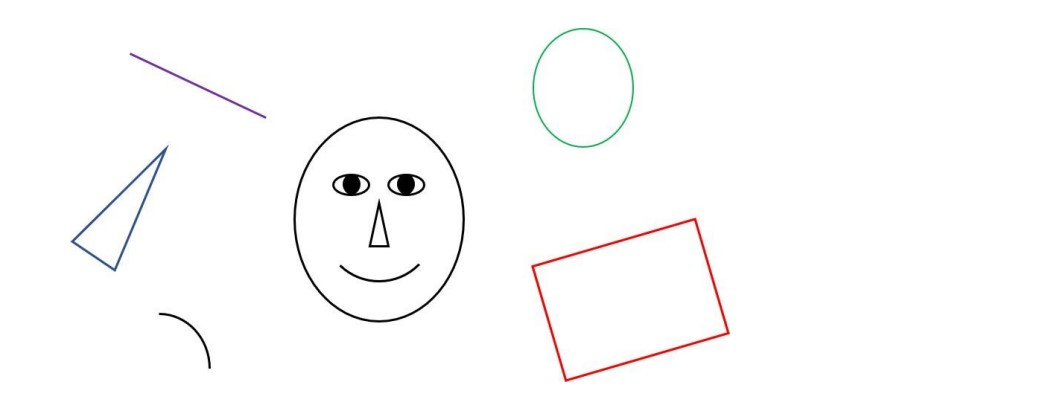
#> input picture Image3.jpeg, 1038 x 413 px
$ python main.py
#> lines starting #> are read from the running program, lines starting #| are printed output that depends on the picture; after the words box and inside, x2 and y2 are one past the last pixel; in counts of white or black regions, pixels touching at a corner belong together
import numpy as np
import cv2 as oc

Image = oc.imread('Image3.jpeg', oc.IMREAD_COLOR) # first read image
#> Image is the input picture: shape (413, 1038, 3); mean B, G, R 251.7, 251.7, 252
ImageGreyScale = oc.cvtColor(Image, oc.COLOR_BGR2GRAY) # then coverted it to grayscale
_, ImageThreshold = oc.threshold(ImageGreyScale, 220, 255, oc.THRESH_BINARY) # then applay the threshold
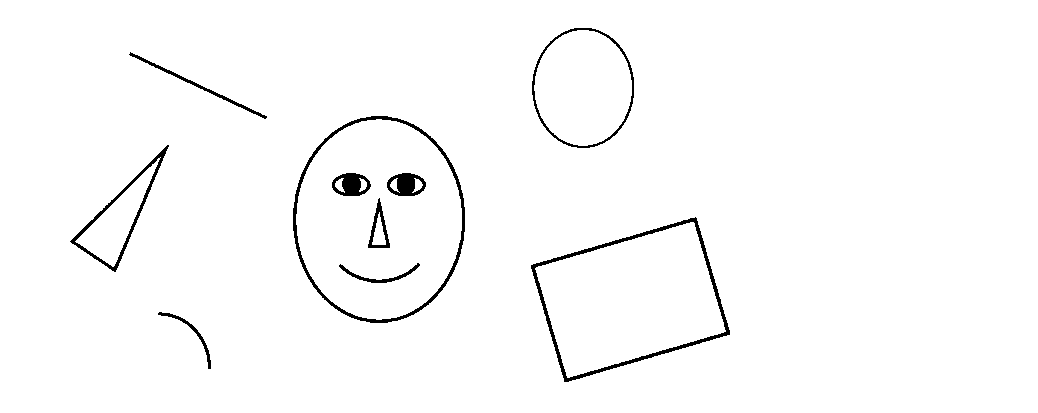
#> ImageThreshold: shape (413, 1038); 98.1% white; 10 black regions
ImageContours, hry = oc.findContours(ImageThreshold, oc.RETR_TREE, oc.CHAIN_APPROX_SIMPLE) # after that, i used the find counters function to get counters and hierarchy
#> ImageContours = 20 contours; largest, box (x1, y1, x2, y2) and area: (0, 0, 1038, 413) 427244, (292, 115, 466, 324) 28274, (296, 119, 462, 320) 25818, (530, 216, 731, 383) 21417, (535, 222, 726, 378) 18828; hry = 20 rows, first 6: [-1, -1, 1, -1], [2, -1, -1, 0], [4, 1, 3, 0], [-1, -1, -1, 2], [6, 2, 5, 0], [-1, -1, -1, 4]

# ----------------------------------------------------

def findNumberOfEdges(contourr):
    app = oc.approxPolyDP(contourr, 0.035 * oc.arcLength(contourr, True), True)
    numberofEdges = len(app)
    return numberofEdges

# ----------------------------------------------------

def findNumberOfNeighbors(i):
    funcNumberOfNeighbors = 0
    funcSon = hry[0][i][2]
    funcGrandKid = np.intc(hry[0][funcSon][2])
    funcNext = funcGrandKid
    while True:
        funcNext = np.intc(hry[0][funcNext][0])
        if funcNext == -1:
            break
        else:
            if oc.contourArea(ImageContours[funcNext]) > 100:
                funcNumberOfNeighbors += 1
    return funcNumberOfNeighbors

# ----------------------------------------------------

def findNumberOfApprovedShapes():
    numberOfShapes = 0
    for contour in ImageContours:
        if oc.contourArea(contour) >= 110:
            numberOfShapes += 1
        else:
            continue
#> this loop made 20 passes
#> contour on pass 1: [[0, 0], [0, 412], [1037, 412], [1037, 0]]
#> after the loop, numberOfShapes = 16
    return numberOfShapes
# ----------------------------------------------------
# make names global
names = ["" for y in range(findNumberOfApprovedShapes())]
#> names = ['', '', '', '', '', '', '', '', '', '', '', '', '', '', '', '']

# ----------------------------------------------------

def identifyShapes(choice):
#> called with choice = 1
    if choice == 1:
        index = -1
        approvedShapeIndex = 0

        for contour in ImageContours:
            index = index + 1
            parent = np.intc(hry[0][index][3])

            if oc.contourArea(contour) < 110 or parent != 0:
                continue
            else:
                son = hry[0][index][2]

                numberOfEdges = findNumberOfEdges(contour)
                numberOfNeighbors = findNumberOfNeighbors(index)
                if numberOfEdges > 5:
                    app = oc.approxPolyDP(contour, 0.035 * oc.arcLength(contour,True), True)
                    approxCircle = oc.approxPolyDP(contour, 0.01 * oc.arcLength(contour, True), True)
                    if son != -1:
                        if len(approxCircle) > 10:
                            if numberOfNeighbors <= 2:
                                names[approvedShapeIndex] = "CIRCLE"
                                app = oc.approxPolyDP(contour, 0.035 * oc.arcLength(contour, True), True)
                                xAxis, yAxis = app[0][0]
                                oc.putText(Image, names[approvedShapeIndex], (xAxis, yAxis - 5), oc.FONT_HERSHEY_DUPLEX, 0.5, (255, 0, 0), 1)
                            else:
                                names[approvedShapeIndex] = "FACE"
                                app = oc.approxPolyDP(contour, 0.035 * oc.arcLength(contour, True), True)
                                xAxis, yAxis = app[0][0]
                                oc.putText(Image, names[approvedShapeIndex], (xAxis, yAxis - 5), oc.FONT_HERSHEY_DUPLEX, 0.5, (255, 0, 0), 1)
                    else:
                        names[approvedShapeIndex] = "CURVE"
                        app = oc.approxPolyDP(contour, 0.035 * oc.arcLength(contour, True), True)
                        xAxis, yAxis = app[0][0]
                        oc.putText(Image, names[approvedShapeIndex], (xAxis, yAxis - 5), oc.FONT_HERSHEY_DUPLEX, 0.5, (255, 0, 0), 1)
                elif numberOfEdges < 3:
                    names[approvedShapeIndex] = "LINE"
                    app = oc.approxPolyDP(contour, 0.035 * oc.arcLength(contour, True), True)
                    xAxis, yAxis = app[0][0]
                    oc.putText(Image, names[approvedShapeIndex], (xAxis, yAxis - 5), oc.FONT_HERSHEY_DUPLEX, 0.5, (255, 0, 0), 1)
                elif numberOfEdges == 3:
                    names[approvedShapeIndex] = "TRIANGLE"
                    app = oc.approxPolyDP(contour, 0.035 * oc.arcLength(contour, True), True)
                    xAxis, yAxis = app[0][0]
                    oc.putText(Image, names[approvedShapeIndex], (xAxis, yAxis - 5), oc.FONT_HERSHEY_DUPLEX, 0.5, (255, 0, 0), 1)
                elif numberOfEdges == 4:

                    app = oc.approxPolyDP(contour, 0.035 * oc.arcLength(contour, True), True)
                    (x, y, w, h) = oc.boundingRect(app)
                    per = w / float(h)
                    if son != -1:
                        if numberOfNeighbors <= 2:
                            if oc.contourArea(contour) > 500:
                                if 0.95 <= per <= 1.05:
                                    names[approvedShapeIndex] = "SQUARE"
                                else:
                                    names[approvedShapeIndex] = "RECTANGLE"
                                xAxis, yAxis = app[0][0]
                                oc.putText(Image, names[approvedShapeIndex], (xAxis, yAxis - 5), oc.FONT_HERSHEY_DUPLEX, 0.5, (255, 0, 0), 1)
                        else:
                            names[approvedShapeIndex] = "FACE"
                            xAxis, yAxis = app[0][0]
                            oc.putText(Image, names[approvedShapeIndex], (xAxis, yAxis - 5), oc.FONT_HERSHEY_DUPLEX, 0.5, (255, 0, 0), 1)
                    else:
                        names[approvedShapeIndex] = "CURVE"
                        xAxis, yAxis = app[0][0]
                        oc.putText(Image, names[approvedShapeIndex], (xAxis, yAxis - 5), oc.FONT_HERSHEY_DUPLEX, 0.5, (255, 0, 0), 1)
                else:
                    names[approvedShapeIndex] = "CURVE"
                    app = oc.approxPolyDP(contour, 0.035 * oc.arcLength(contour, True), True)
                    xAxis, yAxis = app[0][0]
                    oc.putText(Image, names[approvedShapeIndex], (xAxis, yAxis - 5), oc.FONT_HERSHEY_DUPLEX, 0.5, (255, 0, 0), 1)

                approvedShapeIndex += 1
#> this loop made 20 passes
#> (parent, son, numberofEdges in findNumberOfEdges, numberOfEdges, funcSon in findNumberOfNeighbors, funcGrandKid in findNumberOfNeighbors) on passes 2 to 3: (0, -1, 4, 4, -1, -1), (0, 3, 4, 4, 3, -1)
#> (parent, son, numberofEdges in findNumberOfEdges, numberOfEdges, funcSon in findNumberOfNeighbors, funcGrandKid in findNumberOfNeighbors) on passes 5, 18: (0, 5, 3, 3, 5, -1), (0, -1, 2, 2, -1, -1)
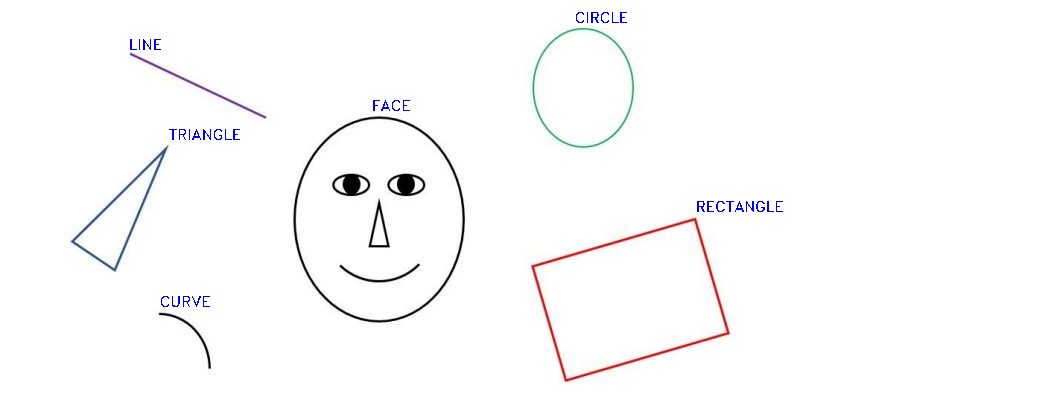
#> Image: shape (413, 1038, 3); 0.26% of pixels changed, all inside (x1, y1, x2, y2) = (130, 12, 783, 307)
#> after the loop, approvedShapeIndex = 6; index = 19; names = ['CURVE', 'RECTANGLE', 'TRIANGLE', 'FACE', 'LINE', 'CIRCLE', '', '', '', '', '', '', '', '', '', '']
    elif choice == -1:
        index = -1
        for o in range(findNumberOfApprovedShapes()):
            names[o] = ""
        approvedShapeIndex = 0

        for contour in ImageContours:
            index += 1
            parent = np.intc(hry[0][index][3])
            gf = np.intc(hry[0][parent][3])
            if oc.contourArea(contour) < 110 or gf <= 0:
                continue
            else:
                son = np.intc(hry[0][index][2])
                ggp = np.intc(hry[0][gf][3])
                numberOfEdges = findNumberOfEdges(contour)
                if numberOfEdges == 3:
                    if son != -1 and hry[0][son][2] == -1:
                        names[approvedShapeIndex] = "NOSE"
                        app = oc.approxPolyDP(contour, 0.035 * oc.arcLength(contour, True), True)
                        xAxis, yAxis = app[0][0]
                        oc.putText(Image, names[approvedShapeIndex], (xAxis - 3, yAxis + 8), oc.FONT_HERSHEY_DUPLEX, 0.5, (255, 0, 0), 1)
                elif numberOfEdges < 3:
                    if son == -1:
                        names[approvedShapeIndex] = "MOUTH"
                        app = oc.approxPolyDP(contour, 0.035 * oc.arcLength(contour, True), True)
                        xAxis, yAxis = app[0][0]
                        oc.putText(Image, names[approvedShapeIndex], (xAxis - 3, yAxis - 8), oc.FONT_HERSHEY_DUPLEX, 0.5, (255, 0, 0), 1)
                elif numberOfEdges == 4:
                    app = oc.approxPolyDP(contour, 0.035 * oc.arcLength(contour, True), True)
                    (x, y, w, h) = oc.boundingRect(app)
                    per = w / float(h)
                    if oc.contourArea(contour) > 500:
                        if 0.95 <= per <= 1.05:
                            names[approvedShapeIndex] = "Square"
                        else:
                            names[approvedShapeIndex] = "Rectangle"
                        app = oc.approxPolyDP(contour, 0.035 * oc.arcLength(contour, True), True)
                        xAxis, yAxis = app[0][0]
                        oc.putText(Image, names[approvedShapeIndex], (xAxis - 3, yAxis - 8), oc.FONT_HERSHEY_DUPLEX, 0.5, (255, 0, 0), 1)
                    else:
                        names[approvedShapeIndex] = "MOUTH"
                        app = oc.approxPolyDP(contour, 0.035 * oc.arcLength(contour, True), True)
                        xAxis, yAxis = app[0][0]
                        oc.putText(Image, names[approvedShapeIndex], (xAxis - 3, yAxis - 8), oc.FONT_HERSHEY_DUPLEX, 0.5, (255, 0, 0), 1)

                elif numberOfEdges > 5:
                    approxCircle = oc.approxPolyDP(contour, 0.01 * oc.arcLength(contour, True), True)
                    if len(approxCircle) > 9:
                        if son != -1 and ggp == 0 and oc.contourArea(contour) > 1200:
                            names[approvedShapeIndex] = "EYE"
                        elif son != -1 and ggp == 0 and 1000 < oc.contourArea(contour) < 1200:
                            names[approvedShapeIndex] = "MOUTH"
                        elif son != -1 and ggp == 0:
                            names[approvedShapeIndex] = "EYE"
                        elif son == -1 and ggp == 0:
                            names[approvedShapeIndex] = "EYE"
                        app = oc.approxPolyDP(contour, 0.035 * oc.arcLength(contour, True), True)
                        xAxis, yAxis = app[0][0]
                        oc.putText(Image, names[approvedShapeIndex], (xAxis - 3, yAxis - 8), oc.FONT_HERSHEY_DUPLEX, 0.5, (255, 0, 0), 1)
                approvedShapeIndex = approvedShapeIndex + 1
# ----------------------------------------------------
def doProcessing():
    identifyShapes(1)
    identifyShapes(-1)
#> call 2 of identifyShapes, with choice = -1
#> after the loop in identifyShapes (call 2), `for o in range(findNumberOfApprovedShapes()):`: names = ['', '', '', '', '', '', '', '', '', '', '', '', '', '', '', '']
#> the loop in identifyShapes (call 2), `for contour in ImageContours:` made 20 passes
#> (parent, gf, son, ggp, numberofEdges in findNumberOfEdges, numberOfEdges, x) on passes 1, 9: (-1, 18, 1, 0, 4, 4, 0), (7, 6, -1, 0, 4, 4, 338)
#> (parent, gf, son, ggp, numberofEdges in findNumberOfEdges, numberOfEdges, xAxis) on pass 10: (7, 6, 10, 0, 3, 3, 379)
#> after the loop in identifyShapes (call 2), `for contour in ImageContours:`:
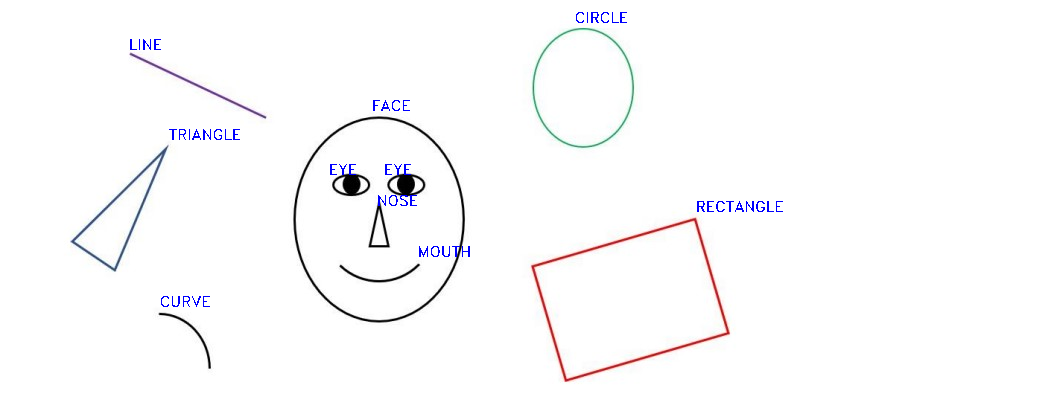
#> Image: shape (413, 1038, 3); 0.12% of pixels changed, all inside (x1, y1, x2, y2) = (330, 164, 470, 257)
#> after the loop in identifyShapes (call 2), `for contour in ImageContours:`: approvedShapeIndex = 6; index = 19; names = ['Rectangle', 'MOUTH', 'NOSE', '', 'EYE', 'EYE', '', '', '', '', '', '', '', '', '', '']
# ----------------------------------------------------
def revealFinalImage():
    oc.imshow('img', Image)
    oc.waitKey(0)
    oc.destroyAllWindows()
# ----------------------------------------------------
doProcessing()
revealFinalImage()

print("Tala Hamad 11924518 - Image Processing assignment #2")

$ run again, with Image1.jpeg copied over Image3.jpeg
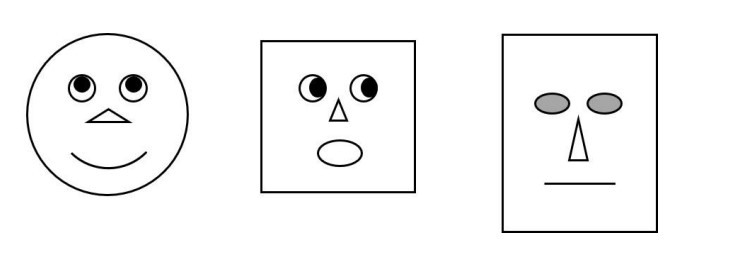
#> input picture Image1.jpeg, 741 x 271 px
#> Image is the input picture: shape (271, 741, 3); min 0, max 255, mean 245.6
#> `_, ImageThreshold = oc.threshold(ImageGreyScale, 220, 255, oc.THRESH_B..`:
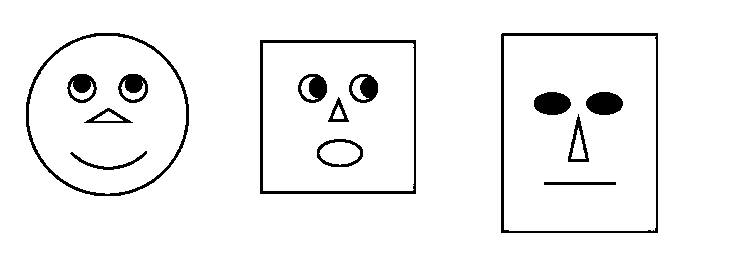
#> ImageThreshold: shape (271, 741); 95.1% white; 15 black regions
#> ImageContours = 27 contours; largest, box (x1, y1, x2, y2) and area: (0, 0, 741, 271) 199800, (500, 32, 659, 234) 31754, (504, 36, 656, 231) 29281, (259, 39, 417, 195) 24333, (263, 43, 414, 191) 22044; hry = 27 rows, first 6: [-1, -1, 1, -1], [11, -1, 2, 0], [-1, -1, 3, 1], [5, -1, 4, 2], [-1, -1, -1, 3], [7, 3, 6, 2]
#> the loop in findNumberOfApprovedShapes, `for contour in ImageContours:` made 27 passes
#> contour on pass 1: [[0, 0], [0, 270], [740, 270], [740, 0]]
#> after the loop in findNumberOfApprovedShapes, `for contour in ImageContours:`: numberOfShapes = 26
#> `names = ["" for y in range(findNumberOfApprovedShapes())]`: names = 26 items, first 6: '', '', '', '', '', ''
#> the loop in identifyShapes, `for contour in ImageContours:` made 27 passes
#> (parent, numberofEdges in findNumberOfEdges, numberOfEdges, x, y, w, h) on passes 2, 12: (0, 4, 4, 259, 39, 158, 156), (0, 4, 4, 500, 32, 159, 202)
#> after the loop in identifyShapes, `for contour in ImageContours:`: approvedShapeIndex = 3; index = 26; names = 26 items, first 6: 'FACE', 'FACE', 'FACE', '', '', ''
#> after the loop in identifyShapes (call 2), `for o in range(findNumberOfApprovedShapes()):`: names = 26 items, first 6: '', '', '', '', '', ''
#> the loop in identifyShapes (call 2), `for contour in ImageContours:` made 27 passes
#> (parent, gf, son, ggp, numberofEdges in findNumberOfEdges, numberOfEdges, x) on passes 1, 21: (-1, 25, 1, 19, 4, 4, 0), (19, 18, -1, 0, 4, 4, 69)
#> after the loop in identifyShapes (call 2), `for contour in ImageContours:`:
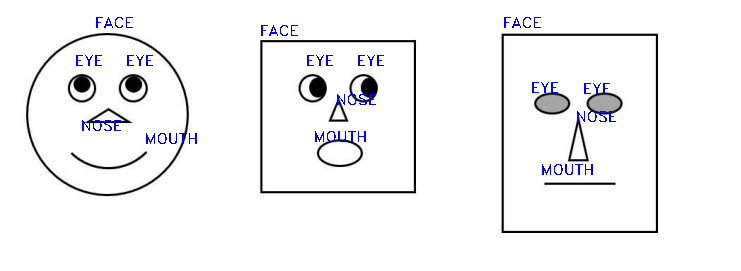
#> Image: shape (271, 741, 3); mean B, G, R 245.8, 243.3, 243.3
#> after the loop in identifyShapes (call 2), `for contour in ImageContours:`: approvedShapeIndex = 20; index = 26; names = 26 items, first 6: 'Rectangle', 'MOUTH', '', 'NOSE', 'EYE', ''

$ run again, with Image2.jpeg copied over Image3.jpeg
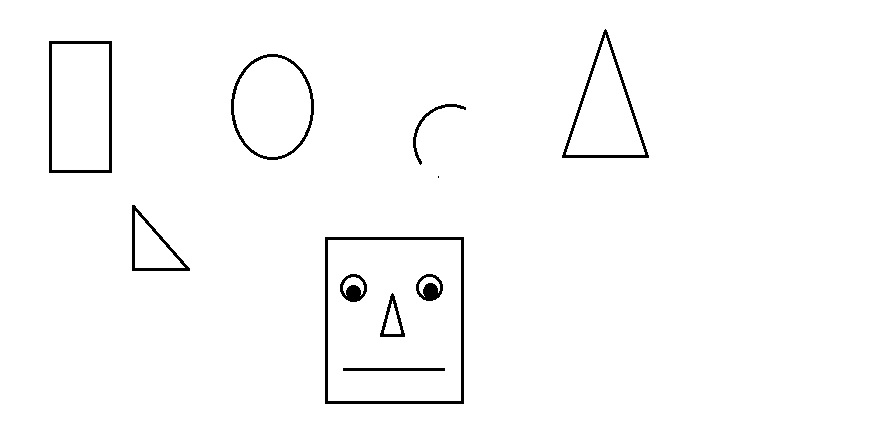
#> input picture Image2.jpeg, 886 x 437 px
#> Image is the input picture: shape (437, 886, 3); min 0, max 255, mean 250.3
#> ImageThreshold: shape (437, 886); 98.2% white; 11 black regions (1 under 20 px)
#> ImageContours = 20 contours, 1 with area under 20; largest, box (x1, y1, x2, y2) and area: (0, 0, 886, 437) 385860, (324, 236, 465, 405) 23518, (328, 240, 461, 401) 21120, (48, 40, 113, 174) 8510, (230, 53, 315, 161) 7028; hry = 20 rows, first 6: [-1, -1, 1, -1], [10, -1, 2, 0], [-1, -1, 3, 1], [4, -1, -1, 2], [6, 3, 5, 2], [-1, -1, -1, 4]
#> the loop in findNumberOfApprovedShapes, `for contour in ImageContours:` made 20 passes
#> contour on passes 1, 3, 18: [[0, 0], [0, 436], [885, 436], [885, 0]], [[328, 240], [328, 400], [460, 400], [460, 240]], [[52, 44], [52, 169], [108, 169], [108, 44]]
#> after the loop in findNumberOfApprovedShapes, `for contour in ImageContours:`: numberOfShapes = 19
#> `names = ["" for y in range(findNumberOfApprovedShapes())]`: names = ['', '', '', '', '', '', '', '', '', '', '', '', '', '', '', '', '', '', '']
#> the loop in identifyShapes, `for contour in ImageContours:` made 20 passes
#> (parent, son, numberofEdges in findNumberOfEdges, numberOfEdges) on passes 2, 17: (0, 2, 4, 4), (0, 17, 4, 4)
#> after the loop in identifyShapes, `for contour in ImageContours:`:
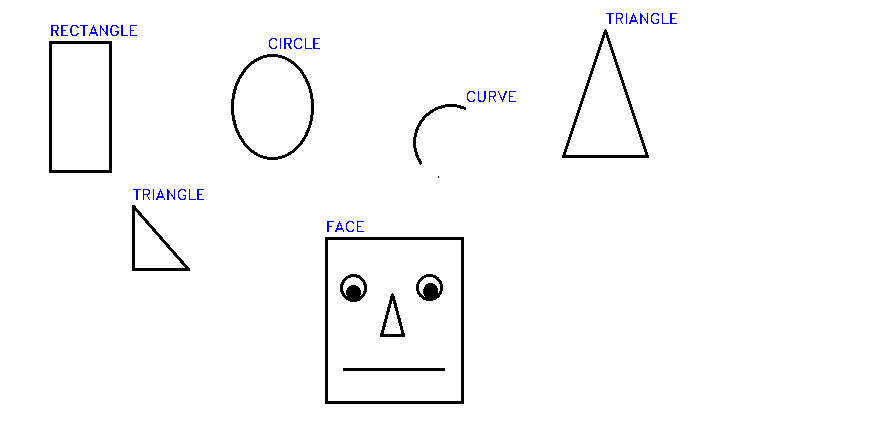
#> Image: shape (437, 886, 3); 0.32% of pixels changed, all inside (x1, y1, x2, y2) = (51, 13, 677, 232)
#> after the loop in identifyShapes, `for contour in ImageContours:`: approvedShapeIndex = 6; index = 19; names = ['FACE', 'TRIANGLE', 'CURVE', 'CIRCLE', 'RECTANGLE', 'TRIANGLE', '', '', '', '', '', '', '', '', '', '', '', '', '']
#> after the loop in identifyShapes (call 2), `for o in range(findNumberOfApprovedShapes()):`: names = ['', '', '', '', '', '', '', '', '', '', '', '', '', '', '', '', '', '', '']
#> the loop in identifyShapes (call 2), `for contour in ImageContours:` made 20 passes
#> (parent, gf, son, ggp, numberofEdges in findNumberOfEdges, numberOfEdges, x) on pass 1: (-1, 18, 1, 0, 4, 4, 0)
#> after the loop in identifyShapes (call 2), `for contour in ImageContours:`:
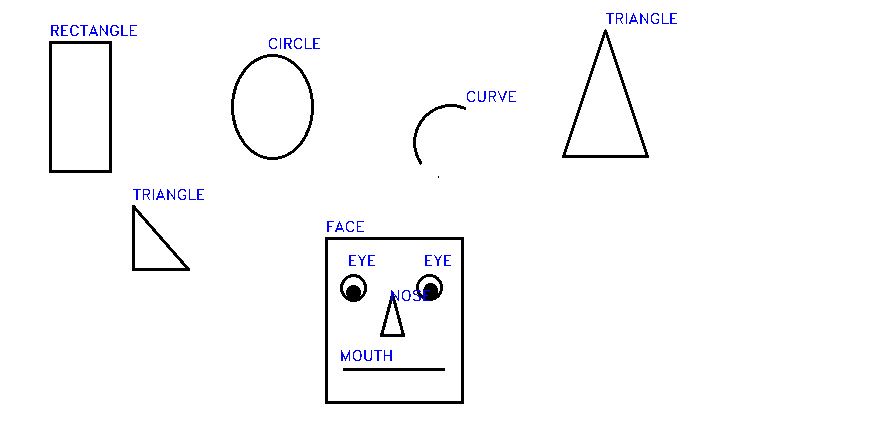
#> Image: shape (437, 886, 3); 0.14% of pixels changed, all inside (x1, y1, x2, y2) = (341, 255, 451, 361)
#> after the loop in identifyShapes (call 2), `for contour in ImageContours:`: approvedShapeIndex = 8; index = 19; names = ['Rectangle', 'MOUTH', 'NOSE', '', 'EYE', '', 'EYE', '', '', '', '', '', '', '', '', '', '', '', '']
